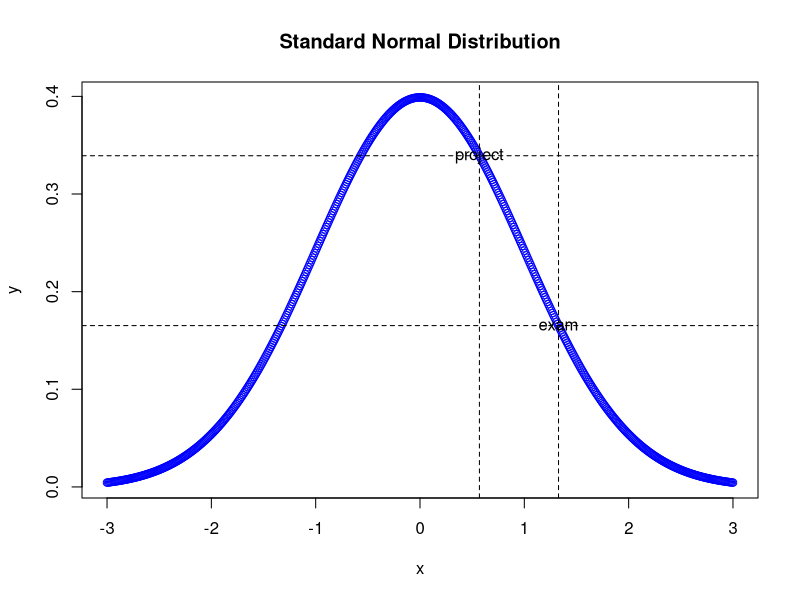
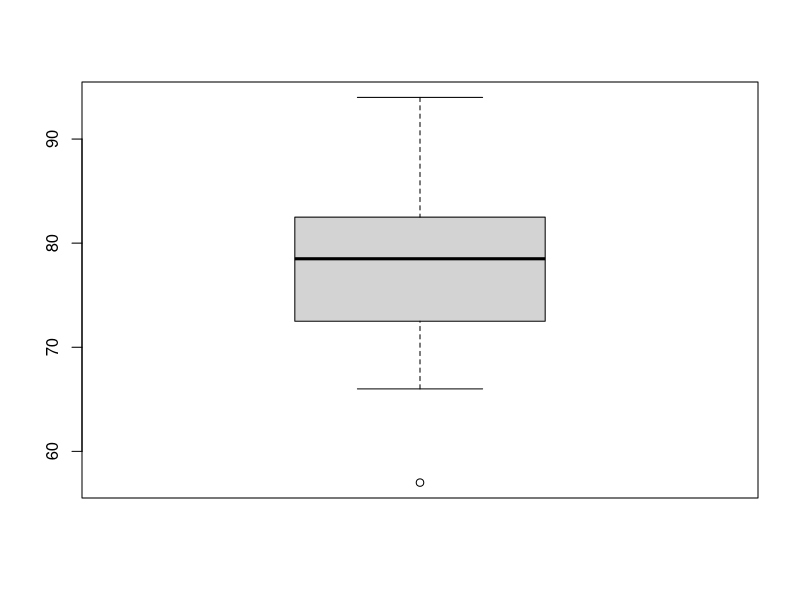
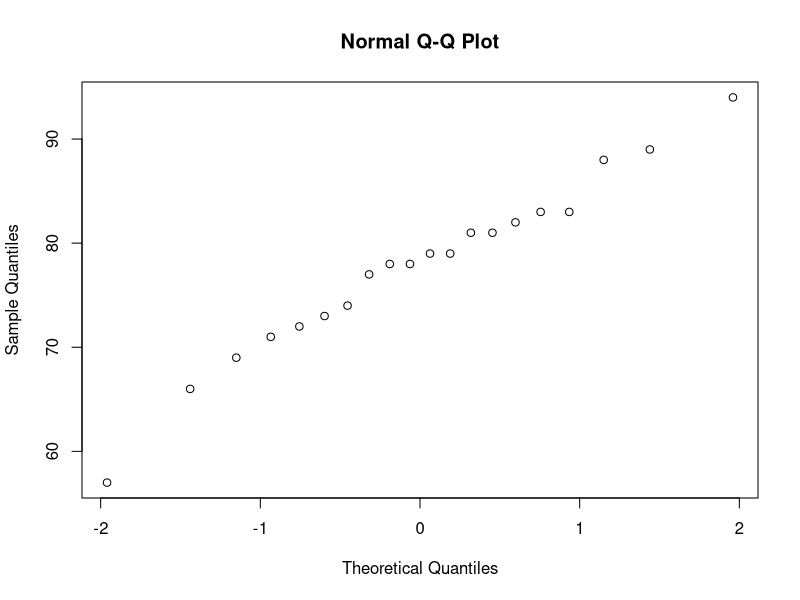

Here is the R script that generated these plots, in order: (Note: this script raises an error after producing the figures.)
######## q5
## c)
dbinom(100, 100, 0.995)
sum(dbinom(0:98, 100, 0.995))

######## q7
## a)
exams_mean <- 462
exams_std <- 119
projects_mean <- 584
projects_std <- 151

student_exam <- 620
student_project <- 670

## b)
z_score_exam <- (student_exam - exams_mean) / exams_std
z_score_project <- (student_project - projects_mean) / projects_std

## c)
x <- seq(-3, 3, by = 0.01)
y <- dnorm(x, mean = 0, sd = 1.0)
plot(x, y, main = "Standard Normal Distribution", col = "blue")

norm_z_score_exam = dnorm(z_score_exam, 0, 1)
norm_z_score_project = dnorm(z_score_project, 0, 1)

text(
  x = c(z_score_exam, z_score_project),
  y = c(norm_z_score_exam, norm_z_score_project),
  labels = c("exam", "project")
)

abline(v = z_score_exam, h = norm_z_score_exam, lty = 2)
abline(v = z_score_project, h = norm_z_score_project, lty = 2)

## f)
exam_percentile_score <- pnorm(z_score_exam, 0, 1)
project_percentile_score <- pnorm(z_score_project, 0, 1)
## g)
percentage_of_students_better_in_exam <- 1 - exam_percentile_score
## h)
percentage_of_students_better_in_project <-
  1 - project_percentile_score

## i)
exam_scores <-
  c(57,
    66,
    69,
    71,
    72,
    73,
    74,
    77,
    78,
    78,
    79,
    79,
    81,
    81,
    82,
    83,
    83,
    88,
    89,
    94)

boxplot(exam_scores)
qqnorm(exam_scores)



######## q9
## b)


first_vpn_connection_likelihood = 0.1
second_vpn_connection_likelihood = 0.3

trials_first = c()
trials_second = c()

for (m in 1:100000) {
  first_vpn_belief <- 0.5
  second_vpn_belief <- 0.5
  for (i in 1:100) {
    if (runif(1) < 0.5) {
      first_vpn_belief = (first_vpn_connection_likelihood * first_vpn_belief) / (
        first_vpn_connection_likelihood * first_vpn_belief + second_vpn_connection_likelihood * second_vpn_belief
      )
    } else{
      second_vpn_belief = (second_vpn_connection_likelihood * second_vpn_belief) / (
        first_vpn_connection_likelihood * first_vpn_belief + second_vpn_connection_likelihood * second_vpn_belief
      )
    }
    
    if (first_vpn_belief >= 0.9 | second_vpn_belief >= 0.9) {
      if (first_vpn_belief >= 0.9)
        trials_first = c(trials_first, i)
      if (second_vpn_belief >= 0.9)
        trials_second = c(trials_second, i)
      break
    }
  }
}

mean(trials_second)

######## q10
library(ggplot2)
df = StudentsPerformance
## a)
ggplot(df, aes(x = writing_score, color=gender)) +
  geom_histogram(binwidth = 2, fill="white") + 
  geom_vline(aes(xintercept=mean(df$writing_score[gender == "male"])), linetype="dashed", size=1) +
  geom_vline(aes(xintercept=mean(df$writing_score[gender == "female"])), linetype="dashed", size=1) + 
  ggtitle("writing_score histogram plot") + 
  theme(plot.title = element_text(hjust = 0.5))

## b)
ggplot(df, aes(sample = reading_score, color=gender)) +
  stat_qq() +
  stat_qq_line() + 
  ggtitle("reading_score qq plot") + 
  theme(plot.title = element_text(hjust = 0.5))

ggplot(df, aes(sample = writing_score, color=gender)) +
  stat_qq() +
  stat_qq_line() + 
  ggtitle("writing_score qq plot") + 
  theme(plot.title = element_text(hjust = 0.5))

ggplot(df, aes(sample = math_score, color=gender)) +
  stat_qq() +
  stat_qq_line() + 
  ggtitle("math_score qq plot") + 
  theme(plot.title = element_text(hjust = 0.5))

## c)
reading_score_mu_hat = mean(df$reading_score)
reading_score_std_hat = sd(df$reading_score)
writing_score_mu_hat = mean(df$writing_score)
writing_score_std_hat = sd(df$writing_score)
math_score_mu_hat = mean(df$math_score)
math_score_std_hat = sd(df$math_score)

ggplot(df, aes(x = reading_score)) +
  geom_histogram(aes(y =..density..), binwidth = 2, fill="yellow", color="black") +
  stat_function(fun = dnorm, args = list(mean = reading_score_mu_hat,
                                         sd = reading_score_std_hat)) + 
  ggtitle("histogram with 2.5% and 97.5% percentile") + 
    theme(plot.title = element_text(hjust = 0.5)) + 
  geom_vline(aes(xintercept=qnorm(0.025, reading_score_mu_hat,
                                  reading_score_std_hat)),
             linetype="dashed", size=1) + 
  geom_vline(aes(xintercept=qnorm(0.975, reading_score_mu_hat,
                                  reading_score_std_hat)),
             linetype="dashed", size=1)

ggplot(df, aes(x = writing_score)) +
  geom_histogram(aes(y =..density..), binwidth = 2, fill="yellow", color="black") +
  stat_function(fun = dnorm, args = list(mean = writing_score_mu_hat,
                                         sd = writing_score_std_hat)) + 
  ggtitle("histogram with 2.5% and 97.5% percentile") + 
  theme(plot.title = element_text(hjust = 0.5)) + 
  geom_vline(aes(xintercept=qnorm(0.025, writing_score_mu_hat,
                                  writing_score_std_hat)),
             linetype="dashed", size=1) + 
  geom_vline(aes(xintercept=qnorm(0.975, writing_score_mu_hat,
                                  writing_score_std_hat)),
             linetype="dashed", size=1)

ggplot(df, aes(x = math_score)) +
  geom_histogram(aes(y =..density..), binwidth = 2, fill="yellow", color="black") +
  stat_function(fun = dnorm, args = list(mean = math_score_mu_hat,
                                         sd = math_score_std_hat)) + 
  ggtitle("histogram with 2.5% and 97.5% percentile") + 
  theme(plot.title = element_text(hjust = 0.5)) + 
  geom_vline(aes(xintercept=qnorm(0.025, math_score_mu_hat,
                                  math_score_std_hat)),
             linetype="dashed", size=1) + 
  geom_vline(aes(xintercept=qnorm(0.975, math_score_mu_hat,
                                  math_score_std_hat)),
             linetype="dashed", size=1)

## d)
ggplot(df, aes(x = race, y=math_score , color=gender)) +
  geom_boxplot() + 
  ggtitle("box plot math_score for each race group seperated by gender") + 
    theme(plot.title = element_text(hjust = 0.5))

## e) 
df$mean = rowMeans(df[, c("reading_score", "math_score", "writing_score")], 
                   na.rm=TRUE) 

ggplot(df, aes(x = parents_education, y = mean, fill=parents_education)) + 
  geom_bar(stat = "summary", fun = "mean") + 
  ggtitle("average score of studets score grouping by their parents education ") + 
  theme(plot.title = element_text(hjust = 0.5))
